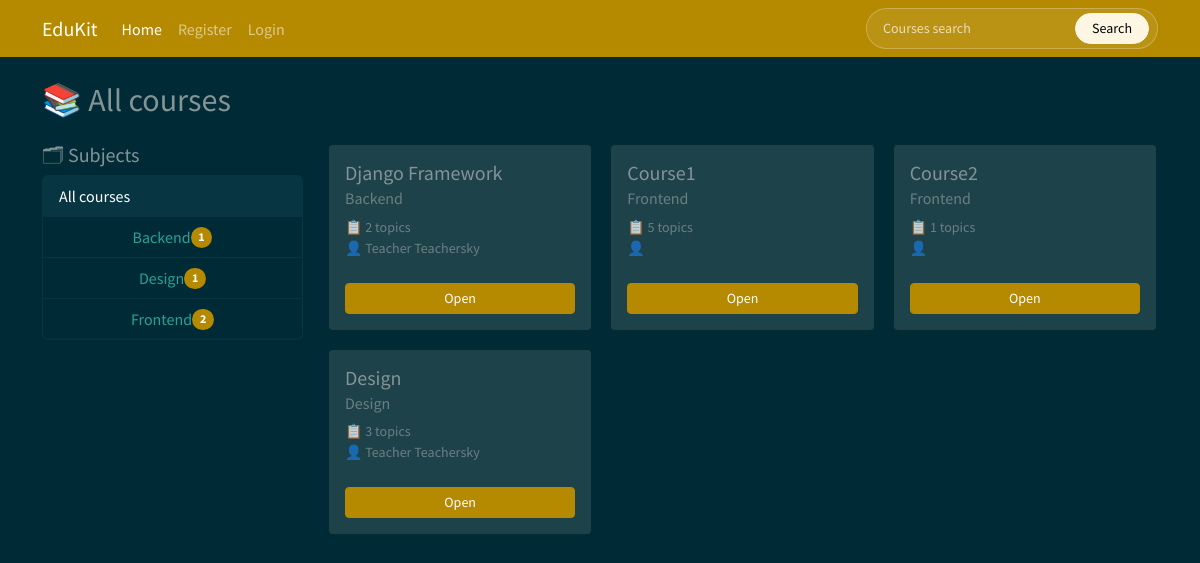
The app's page /, older data.
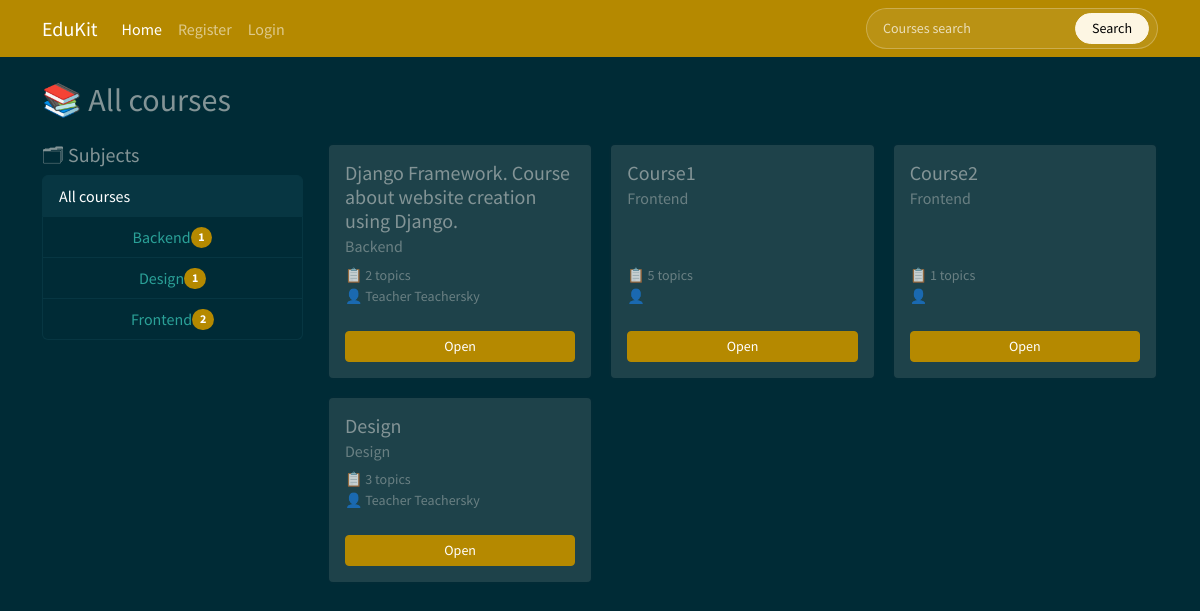
The same page, newer data.
### courses/models.py (models this page shows, shortened)
class Course(models.Model):
    owner = models.ForeignKey(User, related_name="courses_created", on_delete=models.CASCADE, verbose_name="Teacher")
    subject = models.ForeignKey(Subject, related_name="courses", on_delete=models.CASCADE, verbose_name="Subject")
    title = models.CharField(max_length=500, verbose_name="Title")
    slug = models.SlugField(max_length=500, unique=True, verbose_name="Slug")
    overview = models.TextField(verbose_name="Description")
    created = models.DateTimeField(auto_now_add=True)
    students = models.ManyToManyField(User, related_name="course_joined", blank=True, verbose_name="Enrolled students")
    class Meta:
        verbose_name = "Course"
        verbose_name_plural = "Courses"
        ordering = ["-created"]

class Subject(models.Model):
    title = models.CharField(max_length=200, verbose_name="Title")
    slug = models.SlugField(max_length=200, unique=True)
    class Meta:
        verbose_name = "Specialization"
        verbose_name_plural = "Specializations"
        ordering = ["title"]

### courses/views.py (the view)
# urls.py: path("", CourseListView.as_view(), name="course_list"),
class CourseListView(TemplateResponseMixin, View):
    model = Course
    template_name = "courses/course/list.html"
    def get(self, request, subject=None):
        subjects = Subject.objects.annotate(total_courses=Count("courses"))
        courses = Course.objects.annotate(total_modules=Count("modules"))
        if subject:
            subject = get_object_or_404(Subject, slug=subject)
            courses = courses.filter(subject=subject)
        return self.render_to_response({
            "subjects": subjects,
            "subject": subject,
            "courses": courses,
        })

### courses/templates/courses/course/list.html (shortened to what this page needs)
{% extends "base.html" %}
{% block content %}
    <h2 class="mb-4">
        {% if subject %}
            📂{{ subject.title }} courses
        {% else %}
            📚 All courses
        {% endif %}
    </h2>
    <div class="row">
        <div class="col-12 col-md-3 mb-4">
            <h5 class="mb-2">🗂 Subjects</h5>
            <ul id="subjects" class="list-group">
                <li class="list-group-item{% if not subject %} active {% endif %}">
                    <a class="text-decoration-none{% if not subject %} text-white {% endif %}" href="{% url "course_list" %}">All courses</a>
                </li>
                {% for s in subjects %}
                    <li class="list-group-item d-flex justify-content-center align-items-center{% if subject == s %} active {% endif %}">
                        <a class="text-decoration-none{% if subject == s %} text-white {% endif %}" href="{% url "course_list_subject" s.slug %}">{{ s.title }}</a>
                        <span class="badge text-bg-primary rounded-pill">{{ s.total_courses }}</span>
                    </li>
                {% endfor %}
            </ul>
        </div>
        <div id="courses" class="col-9 col-md-9">
            <div class="row row-cols-1 row-cols-sm-2 row-cols-lg-3 g-3">
                {% for course in courses %}
                    {% with subject=course.subject %}
                        <div class="col">
                            <div class="card h-100 border-2">
                                <div class="card-body d-flex flex-column">
                                    <h5 class="card-title">{{ course.title }}</h5>
                                    <h6 class="card-subtitle mb-2 text-muted">{{ course.subject.title }}</h6>
                                    <p class="card-text small text-muted mt-auto">
                                        📋 {{ course.total_modules }} topics<br/>
                                        👤 {{ course.owner.get_full_name }}
                                    </p>
                                    <a href="{% url "course_detail" course.slug %}" class="btn btn-primary btn-sm mt-2">Open</a>
                                </div>
                            </div>
                        </div>
                    {% endwith %}
                {% empty %}
                    <div class="col-12">
                        <p class="text-muted">No courses.</p>
                    </div>
                {% endfor %}
            </div>
        </div>
    </div>
{% endblock content %}

Row changes from the older to the newer data that the page shows:
changed Course "Backend": title "Django Framework" → "Django Framework. Course about website creation using Django."
